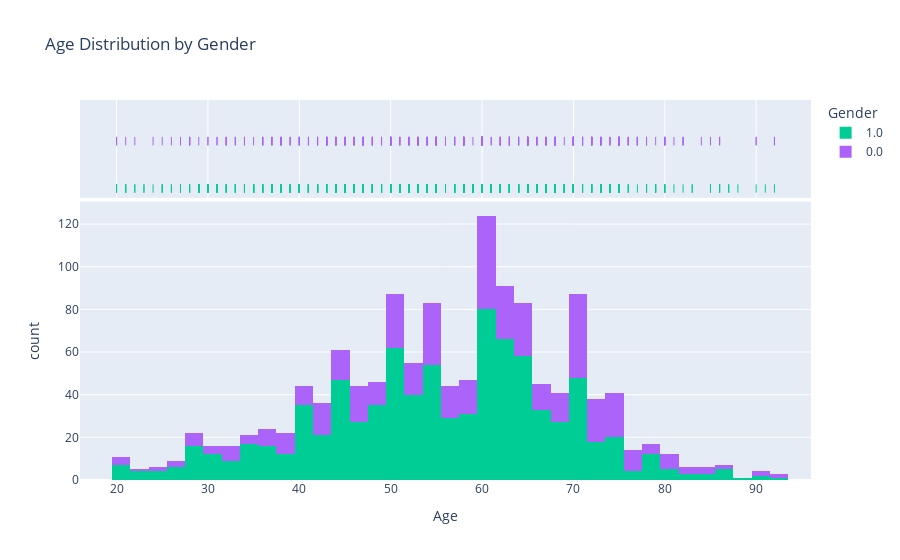

This figure's notebook cell:
### Code cell
fig = px.histogram(df, x='age', color='gender', 
                   title='Age Distribution by Gender',
                   color_discrete_map={'male': 'blue', 'female': 'red'},
                   marginal="rug", 
                   labels={'age': 'Age', 'gender': 'Gender'})
fig.show()

### Figure 1 — Plotly figure (JSON) as saved in the notebook; plotly's stock layout.template omitted (floating-point values rounded to 4 significant figures; data arrays with more than 128 entries replaced by an {"elided": "..."} marker saying what was removed)
{"data": [{"alignmentgroup": "True", "bingroup": "x", "hovertemplate": "Gender=1.0<br>Age=%{x}<br>count=%{y}<extra></extra>", "legendgroup": "1.0", "marker": {"color": "#00cc96", "pattern": {"shape": ""}}, "name": "1.0", "offsetgroup": "1.0", "orientation": "v", "showlegend": true, "type": "histogram", "x": {"elided": "870 int values"}, "xaxis": "x", "yaxis": "y"}, {"alignmentgroup": "True", "boxpoints": "all", "fillcolor": "rgba(255,255,255,0)", "hoveron": "points", "hovertemplate": "Gender=1.0<br>Age=%{x}<extra></extra>", "jitter": 0, "legendgroup": "1.0", "line": {"color": "rgba(255,255,255,0)"}, "marker": {"color": "#00cc96", "symbol": "line-ns-open"}, "name": "1.0", "offsetgroup": "1.0", "showlegend": false, "type": "box", "x": {"elided": "870 int values"}, "xaxis": "x2", "yaxis": "y2"}, {"alignmentgroup": "True", "bingroup": "x", "hovertemplate": "Gender=0.0<br>Age=%{x}<br>count=%{y}<extra></extra>", "legendgroup": "0.0", "marker": {"color": "#ab63fa", "pattern": {"shape": ""}}, "name": "0.0", "offsetgroup": "0.0", "orientation": "v", "showlegend": true, "type": "histogram", "x": {"elided": "449 int values"}, "xaxis": "x", "yaxis": "y"}, {"alignmentgroup": "True", "boxpoints": "all", "fillcolor": "rgba(255,255,255,0)", "hoveron": "points", "hovertemplate": "Gender=0.0<br>Age=%{x}<extra></extra>", "jitter": 0, "legendgroup": "0.0", "line": {"color": "rgba(255,255,255,0)"}, "marker": {"color": "#ab63fa", "symbol": "line-ns-open"}, "name": "0.0", "offsetgroup": "0.0", "showlegend": false, "type": "box", "x": {"elided": "449 int values"}, "xaxis": "x2", "yaxis": "y2"}], "layout": {"autosize": true, "barmode": "relative", "legend": {"title": {"text": "Gender"}, "tracegroupgap": 0}, "title": {"text": "Age Distribution by Gender"}, "xaxis": {"anchor": "y", "autorange": true, "domain": [0, 1], "range": [16, 96], "title": {"text": "Age"}, "type": "linear"}, "xaxis2": {"anchor": "y2", "autorange": true, "domain": [0, 1], "matches": "x", "range": [16, 96], "showgrid": true, "showticklabels": false, "type": "linear"}, "yaxis": {"anchor": "x", "autorange": true, "domain": [0, 0.7326], "range": [0, 130.5], "title": {"text": "count"}}, "yaxis2": {"anchor": "x2", "autorange": true, "domain": [0.7426, 1], "matches": "y2", "range": [-0.6385, 1.5], "showgrid": false, "showline": false, "showticklabels": false, "ticks": "", "type": "category"}}}
